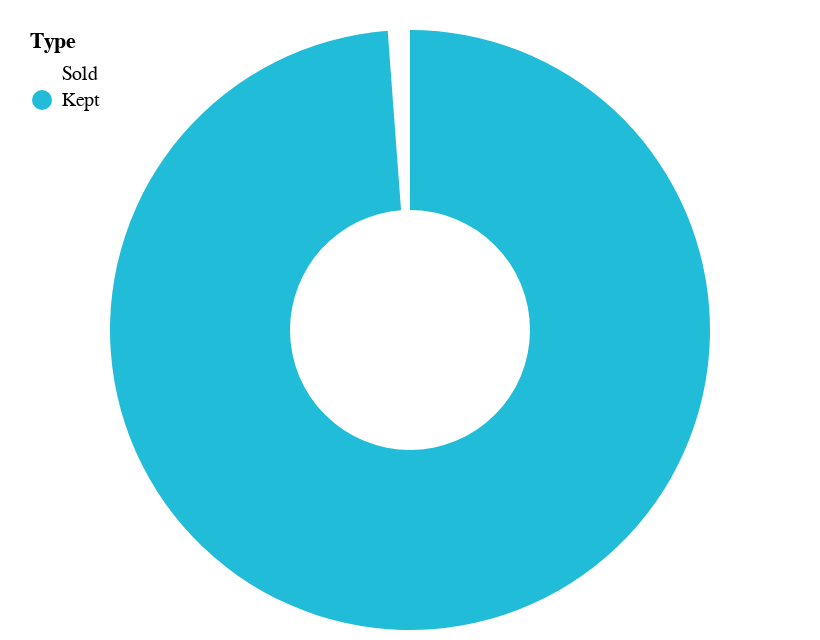

Source (notebook cell):
### Code cell
cp.sender_airdrop_op_charts(dp.amount_airdropped_dumped_df, dp.amount_airdropped_dumped_df.columns)

### Figure 1 — Vega-Lite specification as saved in the notebook (floating-point values rounded to 4 significant figures)
{"config": {"view": {"continuousWidth": 400, "continuousHeight": 300, "strokeOpacity": 0}}, "data": {"name": "data-20a4b6f7f72958040792cce18fcb4d69"}, "mark": {"type": "arc", "innerRadius": 60}, "encoding": {"color": {"field": "Type", "legend": {"direction": "vertical", "legendY": -10, "orient": "none", "padding": 10}, "scale": {"domain": ["Sold", "Kept"], "range": ["#ffffff", "#21bcd7", "#F24A72"]}, "type": "nominal"}, "theta": {"field": "Amount", "type": "quantitative"}, "tooltip": [{"field": "Amount", "type": "nominal"}, {"field": "Type", "type": "nominal"}]}, "$schema": "https://vega.github.io/schema/vega-lite/v4.17.0.json", "datasets": {"data-20a4b6f7f72958040792cce18fcb4d69": [{"Type": "Sold", "Amount": 118500.0}, {"Type": "Kept", "Amount": 9881000.0}]}}
